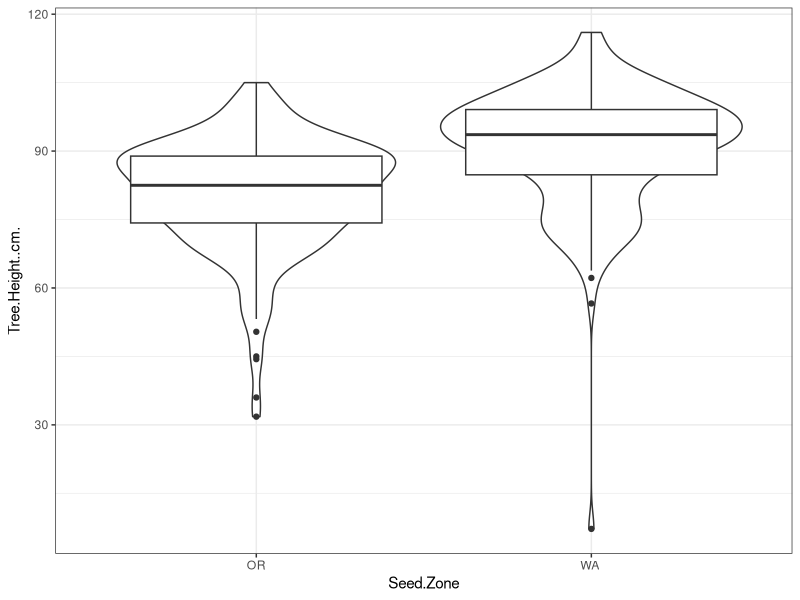
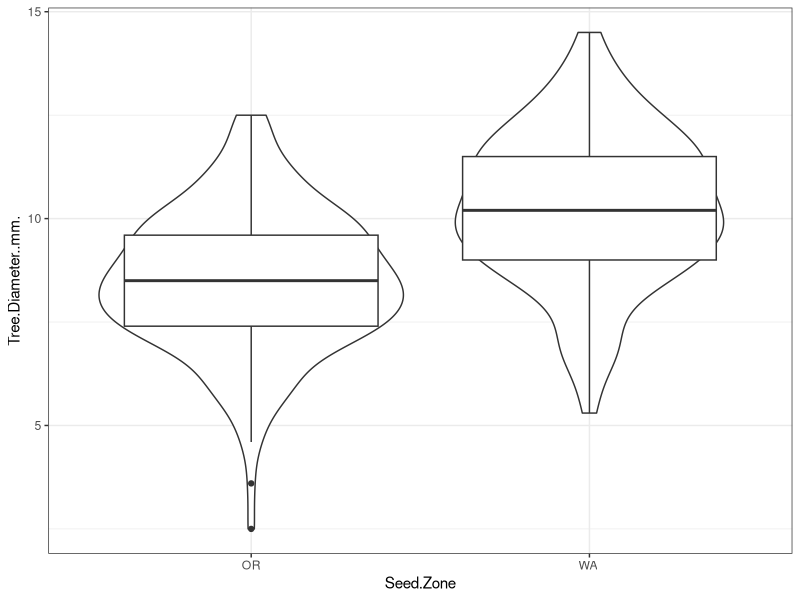

Write R code to recreate these figures, in order.
## ---- chunk 1
knitr::opts_chunk$set(echo = FALSE)
## ---- chunk 2
library(tidyverse)
library(kableExtra)
## ---- chunk 3
redcedar <- read.csv("./data/WRC Tree Measurements 3.28.22.csv")
redcedar$Seed.Zone <-as.factor(redcedar$Seed.Zone)
redcedar.summary <- redcedar %>% filter(Date.Measured!="") %>% group_by(Seed.Zone) %>% summarize(n=n(),mean.height=mean(Tree.Height..cm.),mean.diameter=mean(Tree.Diameter..mm.))
kable(redcedar.summary,digits = 2) %>% kable_material(c("striped", "hover","condensed"))
## ---- chunk 4
ggplot(redcedar,aes(Seed.Zone,Tree.Height..cm.)) +geom_violin() +geom_boxplot()  +theme_bw() 
## ---- chunk 5
ggplot(redcedar,aes(Seed.Zone,Tree.Diameter..mm.)) +geom_violin() +geom_boxplot() +theme_bw()
